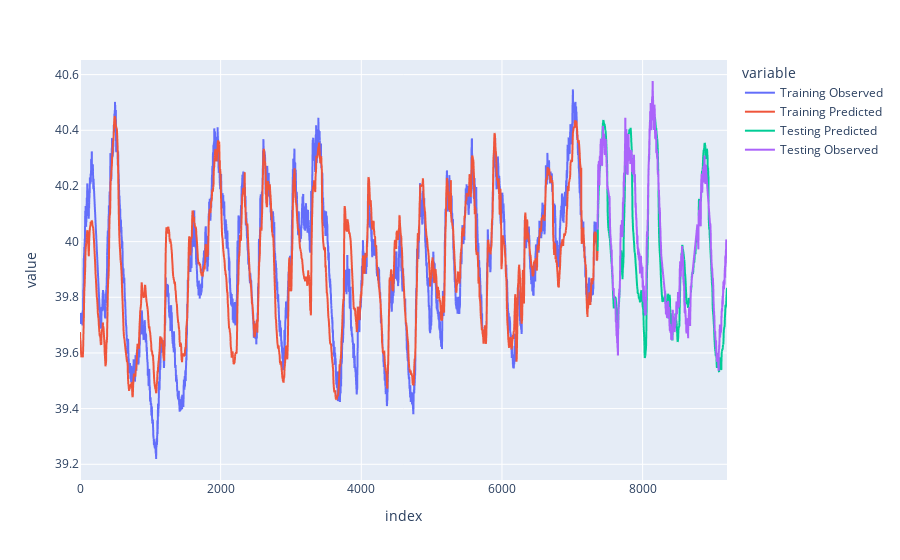
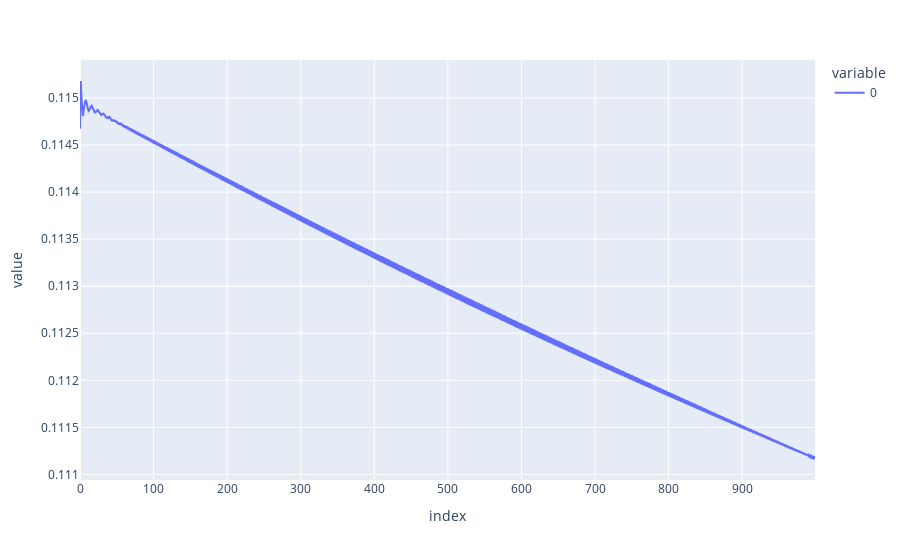
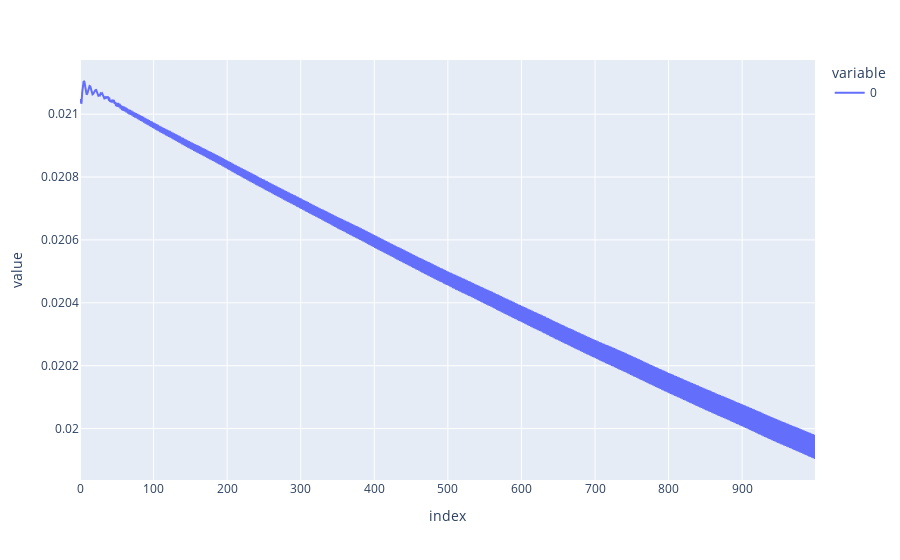

These figures' notebook cell, in order:
### Code cell
optimizer = torch.optim.Adam(model.parameters(), lr=0.000001)
num_epochs = 1000
train_loss = []
test_loss = []
for epoch in range(num_epochs):
    train_loss.append(train_epoch(epoch))
    test_loss.append(test_epoch(epoch))
    with torch.no_grad():
        train_predicted = model(features_train.to(device)).to('cpu').numpy()
        test_predicted = model(features_test.to(device)).to('cpu').numpy()
    
    gwl_train_inverse = target_scaler.inverse_transform(gwl_train)
    gwl_test_inverse = target_scaler.inverse_transform(gwl_test)
    predicted_train_inverse = target_scaler.inverse_transform(train_predicted)
    predicted_test_inverse = target_scaler.inverse_transform(test_predicted)

    train_nse = nse(predicted_train_inverse.flatten(), gwl_train_inverse.flatten())
    test_nse = nse(predicted_test_inverse.flatten(), gwl_test_inverse.flatten())
    print(f"Epoch {epoch + 1} Train NSE: {train_nse}")
    print(f"Epoch {epoch + 1}  Test NSE: {test_nse}")
    

    if (epoch + 1) != num_epochs:
        continue
    df = pd.DataFrame()
    df["Training Observed"] = np.append(gwl_train_inverse.flatten(), np.full(len(gwl_test), np.nan))
    df["Training Predicted"] = np.append(predicted_train_inverse.flatten(), np.full(len(gwl_test), np.nan))
    df["Testing Predicted"] = np.append(np.full(len(gwl_train), np.nan), predicted_test_inverse)
    df["Testing Observed"] = np.append(np.full(len(gwl_train), np.nan), gwl_test_inverse)
    fig = px.line(df)
    fig.show()

    fig = px.line(np.array(train_loss))
    fig.show()
    fig = px.line(np.array(test_loss))
    fig.show()

### Figure 1 — Plotly figure (JSON) as saved in the notebook; plotly's stock layout.template omitted (floating-point values rounded to 4 significant figures; data arrays with more than 128 entries replaced by an {"elided": "..."} marker saying what was removed)
{"data": [{"hovertemplate": "variable=Training Observed<br>index=%{x}<br>value=%{y}<extra></extra>", "legendgroup": "Training Observed", "line": {"color": "#636efa", "dash": "solid"}, "marker": {"symbol": "circle"}, "mode": "lines", "name": "Training Observed", "showlegend": true, "type": "scattergl", "x": {"elided": "9201 int values"}, "xaxis": "x", "y": {"elided": "9201 float values"}, "yaxis": "y"}, {"hovertemplate": "variable=Training Predicted<br>index=%{x}<br>value=%{y}<extra></extra>", "legendgroup": "Training Predicted", "line": {"color": "#EF553B", "dash": "solid"}, "marker": {"symbol": "circle"}, "mode": "lines", "name": "Training Predicted", "showlegend": true, "type": "scattergl", "x": {"elided": "9201 int values"}, "xaxis": "x", "y": {"elided": "9201 float values"}, "yaxis": "y"}, {"hovertemplate": "variable=Testing Predicted<br>index=%{x}<br>value=%{y}<extra></extra>", "legendgroup": "Testing Predicted", "line": {"color": "#00cc96", "dash": "solid"}, "marker": {"symbol": "circle"}, "mode": "lines", "name": "Testing Predicted", "showlegend": true, "type": "scattergl", "x": {"elided": "9201 int values"}, "xaxis": "x", "y": {"elided": "9201 float values"}, "yaxis": "y"}, {"hovertemplate": "variable=Testing Observed<br>index=%{x}<br>value=%{y}<extra></extra>", "legendgroup": "Testing Observed", "line": {"color": "#ab63fa", "dash": "solid"}, "marker": {"symbol": "circle"}, "mode": "lines", "name": "Testing Observed", "showlegend": true, "type": "scattergl", "x": {"elided": "9201 int values"}, "xaxis": "x", "y": {"elided": "9201 float values"}, "yaxis": "y"}], "layout": {"legend": {"title": {"text": "variable"}, "tracegroupgap": 0}, "margin": {"t": 60}, "xaxis": {"anchor": "y", "domain": [0, 1], "title": {"text": "index"}}, "yaxis": {"anchor": "x", "domain": [0, 1], "title": {"text": "value"}}}}

### Figure 2 — Plotly figure (JSON) as saved in the notebook; plotly's stock layout.template omitted (floating-point values rounded to 4 significant figures; data arrays with more than 128 entries replaced by an {"elided": "..."} marker saying what was removed)
{"data": [{"hovertemplate": "variable=0<br>index=%{x}<br>value=%{y}<extra></extra>", "legendgroup": "0", "line": {"color": "#636efa", "dash": "solid"}, "marker": {"symbol": "circle"}, "mode": "lines", "name": "0", "orientation": "v", "showlegend": true, "type": "scatter", "x": {"elided": "1000 int values"}, "xaxis": "x", "y": {"elided": "1000 float values"}, "yaxis": "y"}], "layout": {"legend": {"title": {"text": "variable"}, "tracegroupgap": 0}, "margin": {"t": 60}, "xaxis": {"anchor": "y", "domain": [0, 1], "title": {"text": "index"}}, "yaxis": {"anchor": "x", "domain": [0, 1], "title": {"text": "value"}}}}

### Figure 3 — Plotly figure (JSON) as saved in the notebook; plotly's stock layout.template omitted (floating-point values rounded to 4 significant figures; data arrays with more than 128 entries replaced by an {"elided": "..."} marker saying what was removed)
{"data": [{"hovertemplate": "variable=0<br>index=%{x}<br>value=%{y}<extra></extra>", "legendgroup": "0", "line": {"color": "#636efa", "dash": "solid"}, "marker": {"symbol": "circle"}, "mode": "lines", "name": "0", "orientation": "v", "showlegend": true, "type": "scatter", "x": {"elided": "1000 int values"}, "xaxis": "x", "y": {"elided": "1000 float values"}, "yaxis": "y"}], "layout": {"legend": {"title": {"text": "variable"}, "tracegroupgap": 0}, "margin": {"t": 60}, "xaxis": {"anchor": "y", "domain": [0, 1], "title": {"text": "index"}}, "yaxis": {"anchor": "x", "domain": [0, 1], "title": {"text": "value"}}}}
